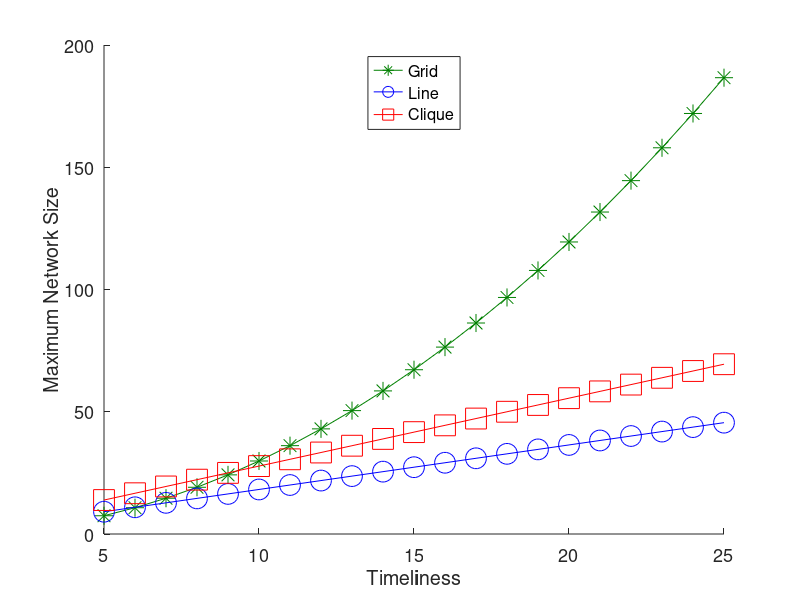
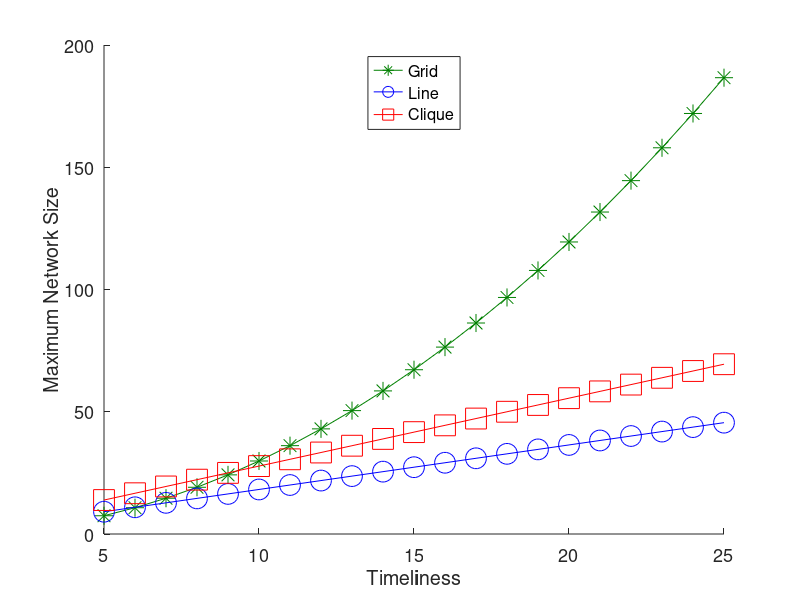

Reproduce these figures in MATLAB, in order.
clear;

plot_color=1;
font_size = 26;
legend_font_size = 22;
axes_font_size = 13;
marker_size = 15;

channel_rate = 2;
IS = 5;
W=channel_rate*1000000;
P_s = 1500*8;
image_size = IS*8*1000;
T = 5:1:25;
% prob_all_sets_cov = 0.1:0.1:0.99;
% prob_all_sets_cov = linspace(0.1, 0.99, 30);
prob_all_sets_cov = 0.8;

cluster_perc_requ = csvread('./Cluster_Perc_Sets_Covered.csv');

x = find( cluster_perc_requ(:,1) > prob_all_sets_cov );
if not( isempty(x) )
    num_images = cluster_perc_requ(x(1),2);
end

B = num_images*image_size;

N_clique = (W*T)./B;
N_line = (W*T)./(1.5*B + 1.5*P_s);
N_grid = ((W*T)./(5*B + 5*P_s)).^2;

hold on;
if plot_color == 1
    plot( T, N_grid, '-*', 'color', [0 0.5 0], 'MarkerSize', marker_size-2 );
    plot( T, N_line, '-ob', 'MarkerSize', marker_size );
    plot( T, N_clique, '-sr', 'MarkerSize', marker_size );
else
    plot( T, N_grid, '-*k', 'MarkerSize', marker_size-2 );
    plot( T, N_line, '-ok', 'MarkerSize', marker_size );
    plot( T, N_clique, '-sk', 'MarkerSize', marker_size );
end

leg = legend('Grid','Line','Clique', 'Location', 'North');
set(leg, 'FontSize', legend_font_size);
xlabel('Timeliness', 'FontSize', font_size);
ylabel('Maximum Network Size', 'FontSize', font_size);
set(gca, 'FontSize', axes_font_size);

output_directory = sprintf('./use_case_examples/num_nodes_vs_tness_cluster_perc_cov/');
if ~exist(output_directory, 'dir')
  mkdir(output_directory);
end
if plot_color == 1
    saveas(gcf, sprintf('%snum_nodes_vs_tness_cluster_%i_PCov_%i_IS_%i_W_color.pdf', output_directory, prob_all_sets_cov, IS, channel_rate));
else
    saveas(gcf, sprintf('%snum_nodes_vs_tness_cluster_%i_PCov_%i_IS_%i_W.pdf', output_directory, prob_all_sets_cov, IS, channel_rate));
end
savefig(sprintf('%snum_nodes_vs_tness_cluster_%i_PCov_%i_IS_%i_W_color.fig', output_directory, prob_all_sets_cov, IS, channel_rate));